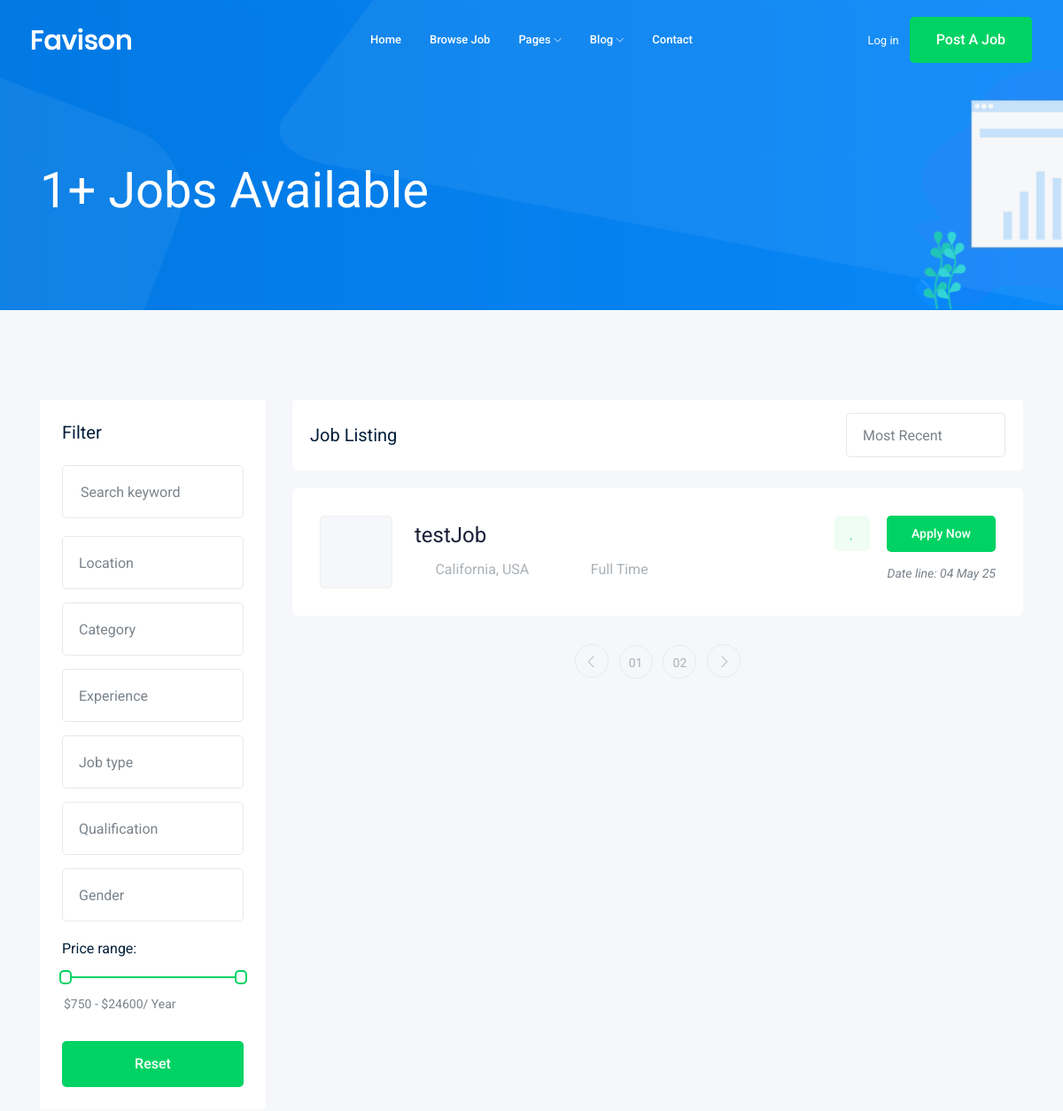
The app's page /jobs/ (upper part), older data.
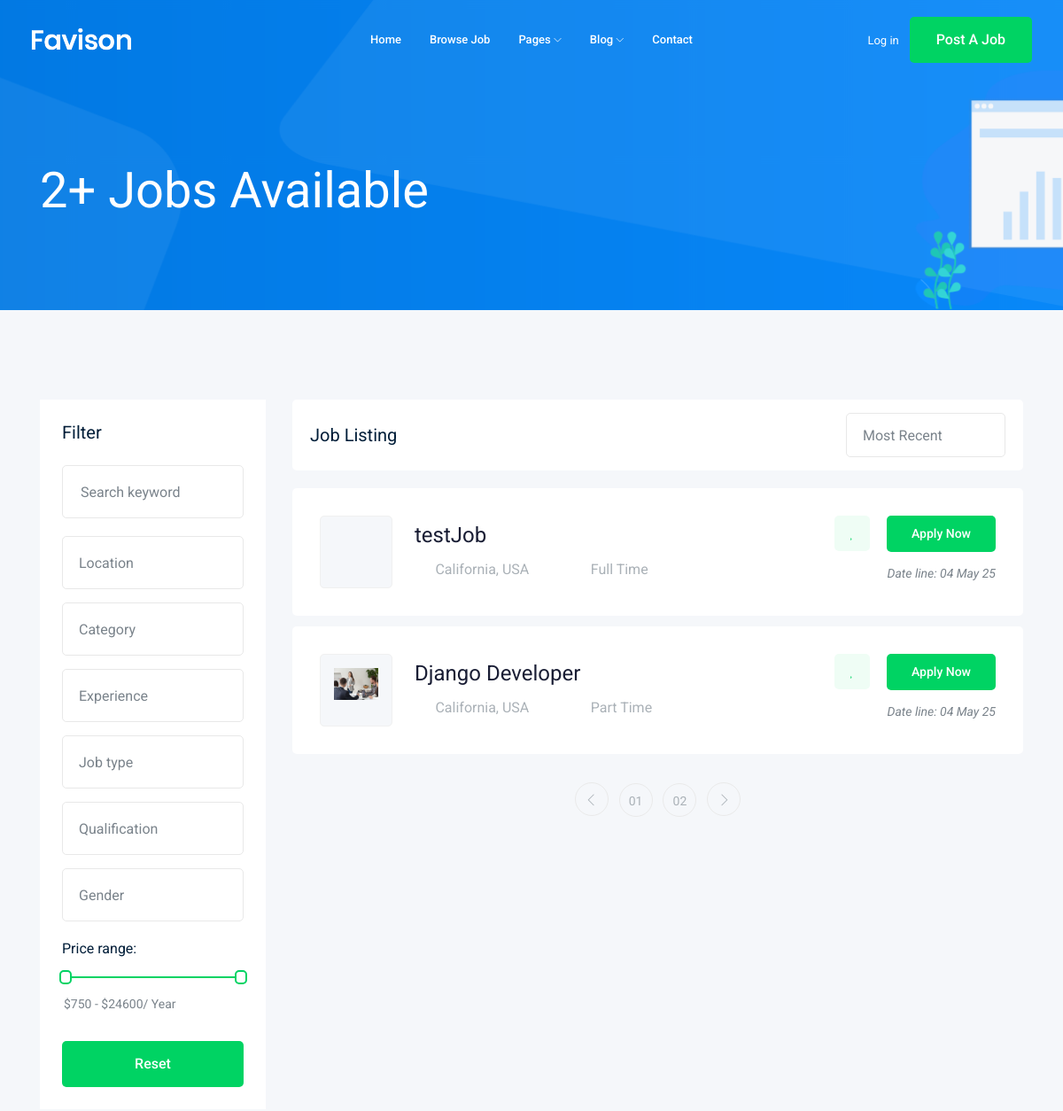
The same page, newer data.
### job/models.py (models this page shows, shortened)
class Job(models.Model):
    title = models.CharField(max_length=200)
    job_type = models.CharField(max_length=15,choices=JOB_TYPE)
    description = models.TextField(max_length=1000)
    published_at = models.DateTimeField(auto_now=True)
    vacancy = models.IntegerField(default= 1)
    salary = models.IntegerField(default=0)
    experience = models.IntegerField(default=1)
    category = models.ForeignKey('Category', verbose_name="Category", on_delete=models.CASCADE)
    image = models.ImageField(upload_to=upload_image)

### job/views.py (the view)
# urls.py: path('',views.jobs_list,name="jobs"),
def jobs_list(request):
    job_list = Job.objects.all()
    context = {
        'jobs':job_list
    }
    return render(request,"job/jobs_list.html", context)

### job/templates/job/jobs_list.html (shortened to what this page needs)
{% extends "base.html" %} {% block content %}
<div class="bradcam_area bradcam_bg_1">
  <div class="container">
    <div class="row">
      <div class="col-xl-12">
        <div class="bradcam_text">
          <h3> {{jobs|length}}+ Jobs Available</h3>
        </div>
      </div>
    </div>
  </div>
</div>
<div class="job_listing_area plus_padding">
  <div class="container">
    <div class="row">
      <div class="col-lg-3">
        <div class="job_filter white-bg">
          <div class="form_inner white-bg">
            <h3>Filter</h3>
            <form action="#">
              <div class="row">
                <div class="col-lg-12">
                  <div class="single_field">
                    <input type="text" placeholder="Search keyword" />
                  </div>
                </div>
                <div class="col-lg-12">
                </div>
                <div class="col-lg-12">
                </div>
                <div class="col-lg-12">
                </div>
                <div class="col-lg-12">
                </div>
                <div class="col-lg-12">
                </div>
                <div class="col-lg-12">
                </div>
              </div>
            </form>
          </div>
          <div class="range_wrap">
            <label for="amount">Price range:</label>
            <div id="slider-range"></div>
            <p>
              <input
                type="text"
                id="amount"
                readonly
                style="
                  border: 0;
                  color: #7a838b;
                  font-size: 14px;
                  font-weight: 400;
                "
              />
            </p>
          </div>
          <div class="reset_btn">
            <button class="boxed-btn3 w-100" type="submit">Reset</button>
          </div>
        </div>
      </div>
      <div class="col-lg-9">
        <div class="recent_joblist_wrap">
          <div class="recent_joblist white-bg">
            <div class="row align-items-center">
              <div class="col-md-6">
                <h4>Job Listing</h4>
              </div>
              <div class="col-md-6">
                <div class="serch_cat d-flex justify-content-end">
                </div>
              </div>
            </div>
          </div>
        </div>
        <div class="job_lists m-0">
          <div class="row">
            {% for job in jobs %}
            <div class="col-lg-12 col-md-12">
              <div class="single_jobs white-bg d-flex justify-content-between">
                <div class="jobs_left d-flex align-items-center">
                  <div class="thumb">
                    <img src="{{job.image.url}}" alt="" width="100%"/>
                  </div>
                  <div class="jobs_conetent">
                    <a href="job_details.html"><h4>{{job.title}}</h4></a>
                    <div class="links_locat d-flex align-items-center">
                      <div class="location">
                        <p><i class="fa fa-map-marker"></i> California, USA</p>
                      </div>
                      <div class="location">
                        <p><i class="fa fa-clock-o"></i>{{job.job_type}} </p>
                      </div>
                    </div>
                  </div>
                </div>
                <div class="jobs_right">
                  <div class="apply_now">
                    <a class="heart_mark" href="#">
                      <i class="fa fa-heart"></i>
                    </a>
                    <a href="{% url "Job_details" job.id %} " class="boxed-btn3">Apply Now</a>
                  </div>
                  <div class="date">
                    <p>Date line: {{job.published_at|date:'d M y'}} </p>
                  </div>
                </div>
              </div>
            </div>
            {% endfor %}
          </div>
          <div class="row">
            <div class="col-lg-12">
              <div class="pagination_wrap">
                <ul>
                  <li>
                    <a href="#"> <i class="ti-angle-left"></i> </a>
                  </li>
                  <li>
                    <a href="#"><span>01</span></a>
                  </li>
                  <li>
                    <a href="#"><span>02</span></a>
                  </li>
                  <li>
                    <a href="#"> <i class="ti-angle-right"></i> </a>
                  </li>
                </ul>
              </div>
            </div>
          </div>
        </div>
      </div>
    </div>
  </div>
</div>
{% endblock content %}

### templates/base.html (shortened to what this page needs)
{% load static %}
<!DOCTYPE html>
<html class="no-js" lang="zxx">
  <head>
    <link rel="stylesheet" href="{% static 'css/bootstrap.min.css' %}" />
    <link rel="stylesheet" href="{% static 'css/owl.carousel.min.css' %}" />
    <link rel="stylesheet" href="{% static 'css/magnific-popup.css' %}" />
    <link rel="stylesheet" href="{% static 'css/font-awesome.min.css' %}" />
    <link rel="stylesheet" href="{% static 'css/themify-icons.css' %}" />
    <link rel="stylesheet" href="{% static 'css/nice-select.css' %}" />
    <link rel="stylesheet" href="{% static 'css/flaticon.css' %}" />
    <link rel="stylesheet" href="{% static 'css/jquery-ui.css' %}" />
    <link rel="stylesheet" href="{% static 'css/gijgo.css' %}" />
    <link rel="stylesheet" href="{% static 'css/animate.min.css' %}" />
    <link rel="stylesheet" href="{% static 'css/slicknav.css' %}" />
    <link rel="stylesheet" href="{% static 'css/style.css' %}" />
  </head>
  <body>
    <header>
      <div class="header-area">
        <div id="sticky-header" class="main-header-area">
          <div class="container-fluid">
            <div class="header_bottom_border">
              <div class="row align-items-center">
                <div class="col-xl-3 col-lg-2">
                  <div class="logo">
                    <a href="index.html">
                      <img src="img/logo.png" alt="" />
                    </a>
                  </div>
                </div>
                <div class="col-xl-6 col-lg-7">
                  <div class="main-menu d-none d-lg-block">
                    <nav>
                      <ul id="navigation">
                        <li><a href="index.html">home</a></li>
                        <li><a href="jobs.html">Browse Job</a></li>
                        <li>
                          <a href="#">pages <i class="ti-angle-down"></i></a>
                        </li>
                        <li>
                          <a href="#">blog <i class="ti-angle-down"></i></a>
                        </li>
                        <li><a href="contact.html">Contact</a></li>
                      </ul>
                    </nav>
                  </div>
                </div>
                <div class="col-xl-3 col-lg-3 d-none d-lg-block">
                  <div class="Appointment">
                    <div class="phone_num d-none d-xl-block">
                      <a href="#">Log in</a>
                    </div>
                    <div class="d-none d-lg-block">
                      <a class="boxed-btn3" href="#">Post a Job</a>
                    </div>
                  </div>
                </div>
                <div class="col-12">
                </div>
              </div>
            </div>
          </div>
        </div>
      </div>
    </header>
    {% block content %}
    {% endblock content %}
  </body>
</html>

Row changes from the older to the newer data that the page shows:
added Job: image (picture), title "Django Developer", job_type "Part Time", published_at "04 May 25"
Text that changed along with them:
{{ jobs|length }}: "1" → "2"
